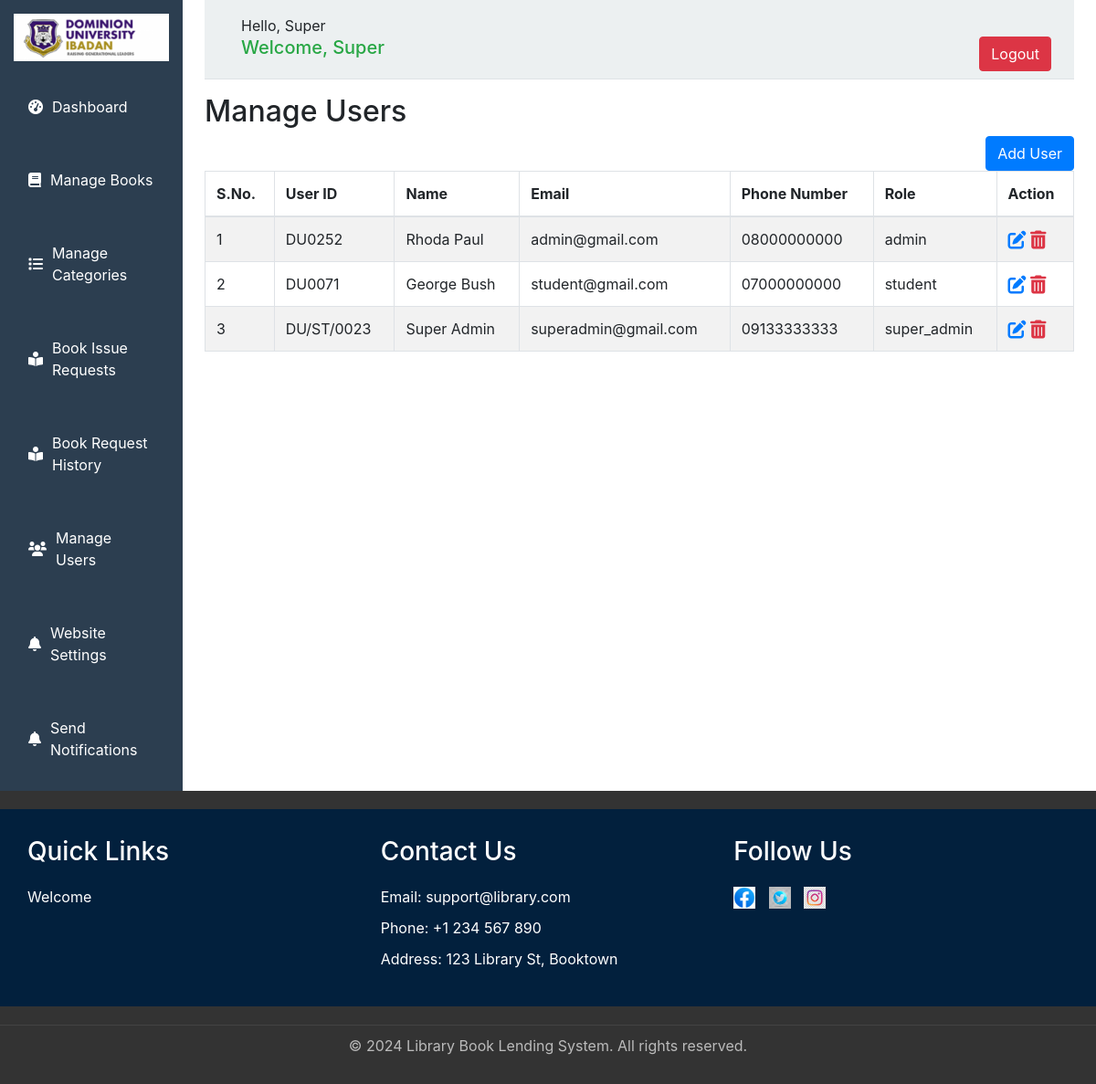
/admin/manage-users.php (signed in), run on the app's committed database.
### tables this page shows
CREATE TABLE `settings` (
  `setting_id` int(11) NOT NULL,
  `title` varchar(255) NOT NULL,
  `logo` varchar(255) NOT NULL,
  `max_upload` int(11) NOT NULL,
  `about` text NOT NULL,
  `fine` int(11) NOT NULL,
  `borrow_days` int(11) NOT NULL
);

CREATE TABLE `users` (
  `user_id` int(11) NOT NULL,
  `firstname` varchar(50) NOT NULL,
  `lastname` varchar(50) NOT NULL,
  `id_number` varchar(50) NOT NULL,
  `phonenumber` varchar(20) NOT NULL,
  `email` varchar(255) NOT NULL,
  `password` varchar(255) NOT NULL,
  `user_role` varchar(50) NOT NULL
);

### admin/adminDatabase/db.php (called while the page is built, shortened)
<?php
require('connect.php');
function executeQuery($sql, $data){
    global $conn;
    $stmt = $conn->prepare($sql);
    $values = array_values($data);
    $types = str_repeat('s', count($values));
    $stmt->bind_param($types, ...$values);
    $stmt->execute();
    return $stmt;
}
function selectAll($table, $conditions = []){
    global $conn;
    $sql = "SELECT * FROM $table ";
    if (empty($conditions)) {
        $stmt = $conn->prepare($sql);
        $stmt->execute();
        $records = $stmt->get_result()->fetch_all(MYSQLI_ASSOC);
        return $records;
    }
}
function selectOne($table, $conditions){
    $sql = "SELECT * FROM $table ";
    $i = 0;
    foreach ($conditions as $key => $value) {
        if ($i === 0) {
            $sql = $sql . " WHERE $key=?";
        }else{
            $sql = $sql . " AND $key=?";
        }
        $i++;
    }
    $sql = $sql . " LIMIT 1";
    $stmt = executeQuery($sql, $conditions);
    $records = $stmt->get_result()->fetch_assoc();
    return $records;
}

### admin/adminControllers/users.php (called while the page is built, shortened)
<?php
include(base_app . "adminDatabase/db.php");
$table = 'users';
$users = selectAll($table);

### admin/manage-users.php (the view, shortened to what this page needs)
<?php
include './adminControllers/users.php';
include './adminIncludes/header.php';
include './adminIncludes/sidebar.php';
?>
<main role="main" class="col-md-9 ml-sm-auto col-lg-10 px-md-4">
    <?php include './adminIncludes/topnav.php' ?>
    <div id="manage-users" class="mb-4">
        <h2>Manage Users</h2>
        <a href="./add-user.php" class="btn btn-primary float-right">Add User</a>
        <div class="table-responsive">
            <table class="table table-striped table-bordered">
                <thead>
                    <tr>
                        <th>S.No.</th>
                        <th>User ID</th>
                        <th>Name</th>
                        <th>Email</th>
                        <th>Phone Number</th>
                        <th>Role</th>
                        <th>Action</th>
                    </tr>
                </thead>
                <tbody id="users-list">
                    <?php foreach ($users as $key => $row) {
                    ?>
                        <tr>
                            <td><?= $key + 1 ?></td>
                            <td><?= $row['id_number'] ?></td>
                            <td><?= $row['firstname'] . ' ' . $row['lastname'] ?></td>
                            <td><?= $row['email'] ?></td>
                            <td><?= $row['phonenumber'] ?></td>
                            <td><?= $row['user_role'] ?></td>
                            <td>
                                <a href="edit-user.php?user_id=<?= $row['user_id']; ?>" class="text-primary editBtn"><i class="fas fa-edit fa-lg"></i></a>
                                <a href="manage-users.php?del_user_id=<?= $row['user_id']; ?>" onclick="myFunction()" class="text-danger delBtn"><i class="fas fa-trash-alt fa-lg"></i></a>
                            </td>
                        </tr>
                    <?php } ?>
                </tbody>
            </table>
        </div>
    </div>
</main>
</div>
</div>
<?php include './adminIncludes/footer.php' ?>

### admin/adminIncludes/sidebar.php
<aside class="sidebar col-md-3 col-lg-2 p-0">
    <div class="logo text-center">
        <img src="./uploads/<?= $setting['logo'] ?>" alt="Dominion University Library" class="img-fluid">
    </div>
    <nav class="menu">
        <ul class="nav flex-column">
            <li class="nav-item"><a href="./" class="nav-link"><i class="fas fa-tachometer-alt"></i> Dashboard</a></li>
            <li class="nav-item"><a href="./manage-books.php" class="nav-link"><i class="fas fa-book"></i> Manage
                    Books</a></li>
            <li class="nav-item"><a href="./category.php" class="nav-link"><i class="fas fa-list"></i> Manage
                    Categories</a></li>
            <li class="nav-item"><a href="./book-request.php" class="nav-link"><i class="fas fa-book-reader"></i> Book
                    Issue Requests</a></li>
            <li class="nav-item"><a href="./book-request-history.php" class="nav-link"><i
                        class="fas fa-book-reader"></i> Book Request History</a></li>
            <?php if (isset($_SESSION['book_user_role']) && $_SESSION['book_user_role'] == 'super_admin') { ?>
                <li class="nav-item"><a href="./manage-users.php" class="nav-link"><i class="fas fa-users"></i> Manage
                        Users</a></li>
                <li class="nav-item"><a href="./settings.php" class="nav-link"><i class="fas fa-bell"></i> Website
                        Settings</a></li>
            <?php } ?>
            <li class="nav-item"><a href="./notification.php" class="nav-link"><i class="fas fa-bell"></i> Send
                    Notifications</a></li>
        </ul>
    </nav>
</aside>

### admin/adminIncludes/topnav.php
<?php
     if (isset($_SESSION['book_user_id']) && $_SESSION['book_user_role'] == 'admin' || $_SESSION['book_user_role'] == 'super_admin'){
        $user_avatar = selectOne('users', ['user_id' => $_SESSION['book_user_id']])
?>
<header class="d-flex justify-content-between flex-wrap flex-md-nowrap align-items-center pt-3 pb-2 mb-3 border-bottom">
                    <div class="user-info col-lg-12">
                        <div class="col-lg-6">Hello, <?= $user_avatar['firstname'] ?></div>
                        <a href="../logout.php" class="btn btn-danger float-right" onclick="myFunction()">Logout</a>
                        <?php include './adminIncludes/messages.php' ?>
                    </div>
                </header>
<?php } ?>

### admin/css/admin-dashboard.css (style rules this page uses)
.sidebar { background-color: #2c3e50; padding: 15px; position: fixed; top: 0; bottom: 0; width: 250px; overflow-y: auto; }
.sidebar .logo img { max-width: 100%; height: auto; }
.sidebar .menu ul { list-style: none; padding: 0; }
.sidebar .menu ul li { margin-bottom: 10px; }
.sidebar .menu ul li a { color: #fff; text-decoration: none; }
.sidebar .menu ul li a i { margin-right: 10px; }
* { margin: 0; padding: 0; box-sizing: border-box; }
body { font-family: 'Arial', sans-serif; background-color: #f4f4f4; color: #333; }
.sidebar { width: 250px; background-color: #2c3e50; color: #fff; }
.sidebar .logo img { width: 100%; padding: 15px; }
.sidebar .menu ul { list-style: none; }
.sidebar .menu ul li { padding: 15px; text-align: left; }
.sidebar .menu ul li a { color: #fff; text-decoration: none; display: flex; align-items: center; }
header { display: flex; justify-content: flex-end; padding: 10px; background-color: #ecf0f1; border-bottom: 1px solid #bdc3c7; }
.user-info { font-size: 16px; }

### data on the page
settings: logo (picture)
users: firstname "Super", id_number "DU/ST/0023", lastname "Admin", email "superadmin@gmail.com", phonenumber "09133333333", user_role "super_admin"
users: id_number "DU0252", firstname "Rhoda", lastname "Paul", email "admin@gmail.com", phonenumber "08000000000", user_role "admin"
users: id_number "DU0071", firstname "George", lastname "Bush", email "student@gmail.com", phonenumber "07000000000", user_role "student"

### other printed values
$_SESSION['message'] "Welcome, Super"
